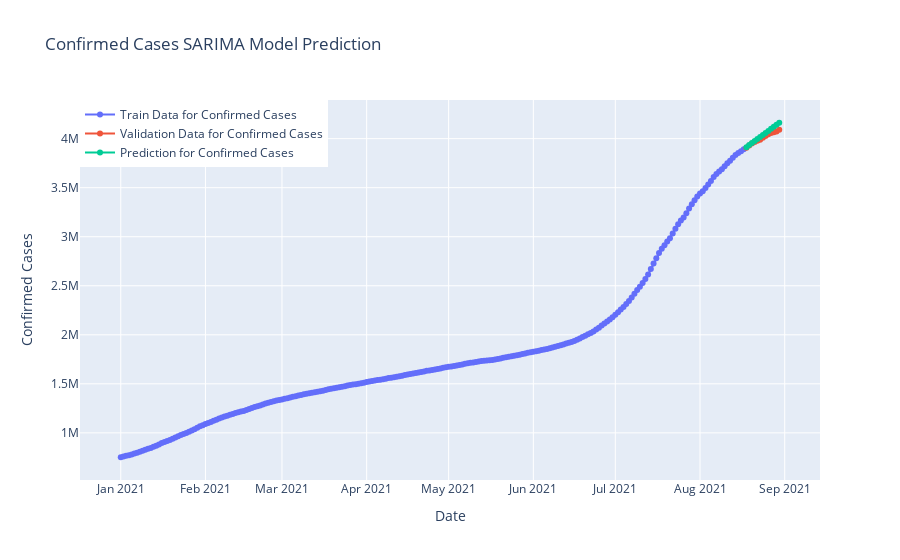

Notebook cell for this chart:
### Code cell
fig=go.Figure()
fig.add_trace(go.Scatter(x=model_train.index, y=model_train.Cases,
                    mode='lines+markers',name="Train Data for Confirmed Cases"))
fig.add_trace(go.Scatter(x=valid.index, y=valid.Cases,
                    mode='lines+markers',name="Validation Data for Confirmed Cases",))
fig.add_trace(go.Scatter(x=valid.index, y=y_pred["SARIMA Model Prediction"],
                    mode='lines+markers',name="Prediction for Confirmed Cases",))
fig.update_layout(title="Confirmed Cases SARIMA Model Prediction",
                 xaxis_title="Date",yaxis_title="Confirmed Cases",legend=dict(x=0,y=1,traceorder="normal"))
fig.show()

### Figure 1 — Plotly figure (JSON) as saved in the notebook; plotly's stock layout.template omitted (floating-point values rounded to 4 significant figures; data arrays with more than 128 entries replaced by an {"elided": "..."} marker saying what was removed)
{"data": [{"mode": "lines+markers", "name": "Train Data for Confirmed Cases", "type": "scatter", "x": {"elided": "229 str values"}, "y": {"elided": "229 int values"}}, {"mode": "lines+markers", "name": "Validation Data for Confirmed Cases", "type": "scatter", "x": ["2021-08-18T00:00:00+00:00", "2021-08-19T00:00:00+00:00", "2021-08-20T00:00:00+00:00", "2021-08-21T00:00:00+00:00", "2021-08-22T00:00:00+00:00", "2021-08-23T00:00:00+00:00", "2021-08-24T00:00:00+00:00", "2021-08-25T00:00:00+00:00", "2021-08-26T00:00:00+00:00", "2021-08-27T00:00:00+00:00", "2021-08-28T00:00:00+00:00", "2021-08-29T00:00:00+00:00", "2021-08-30T00:00:00+00:00"], "y": [3908247, 3930300, 3950304, 3967048, 3979456, 3989060, 4008166, 4026837, 4043736, 4056354, 4066404, 4073831, 4089801]}, {"mode": "lines+markers", "name": "Prediction for Confirmed Cases", "type": "scatter", "x": ["2021-08-18T00:00:00+00:00", "2021-08-19T00:00:00+00:00", "2021-08-20T00:00:00+00:00", "2021-08-21T00:00:00+00:00", "2021-08-22T00:00:00+00:00", "2021-08-23T00:00:00+00:00", "2021-08-24T00:00:00+00:00", "2021-08-25T00:00:00+00:00", "2021-08-26T00:00:00+00:00", "2021-08-27T00:00:00+00:00", "2021-08-28T00:00:00+00:00", "2021-08-29T00:00:00+00:00", "2021-08-30T00:00:00+00:00"], "y": [3913220, 3933961, 3954702, 3975443, 3996184, 4016925, 4037666, 4058407, 4079148, 4099889, 4120630, 4141371, 4162112]}], "layout": {"legend": {"traceorder": "normal", "x": 0, "y": 1}, "title": {"text": "Confirmed Cases SARIMA Model Prediction"}, "xaxis": {"title": {"text": "Date"}}, "yaxis": {"title": {"text": "Confirmed Cases"}}}}
